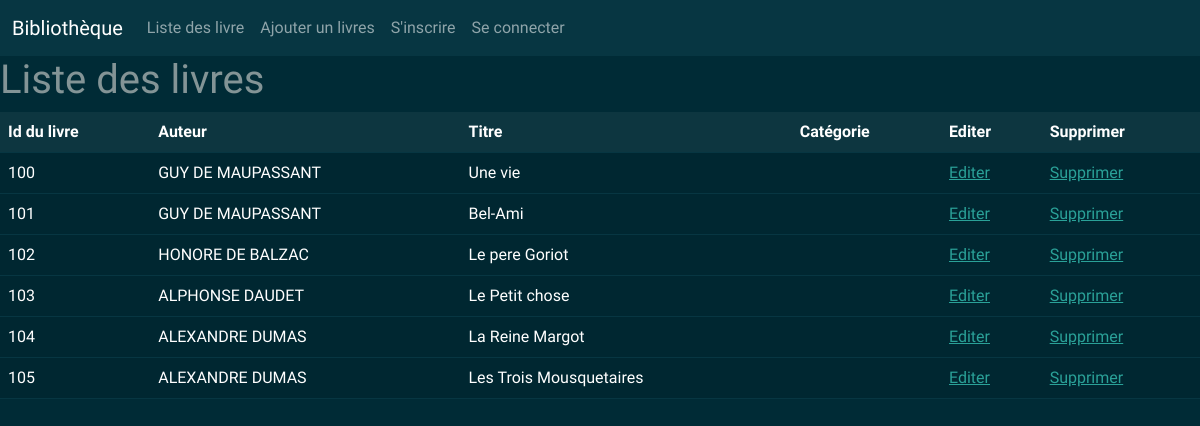
Screenshot of /bibliotheque/list_livre.php with the database file from the repository.
### tables this page shows
CREATE TABLE `livre` (
  `id_livre` int NOT NULL,
  `auteur` varchar(25) NOT NULL,
  `titre` varchar(30) NOT NULL,
  `categorie` varchar(100) NOT NULL
);

### bibliotheque/list_livre.php (the view, shortened to what this page needs)
<?php
include "pdo.php";
try {
    $sql = 'SELECT * FROM livre';
    $statement = $pdo->query($sql);
    $livres = $statement->fetchAll();
} catch (PDOException $e) {
    echo $e->getMessage();
}
?>
<!DOCTYPE html>
<html lang="en">
<head>
    <link rel="stylesheet" href="https://bootswatch.com/5/solar/bootstrap.min.css">
    <link rel="stylesheet" href="style.css">
</head>
<body>
    <?php include('header.php') ?>
    <main>
        <h1 class="TitrePage">Liste des livres</h1>
        <table class="table table-hover">
            <thead>
                <tr>
                    <th scope="col">Id du livre</th>
                    <th scope="col">Auteur</th>
                    <th scope="col">Titre</th>
                    <th scope="col">Catégorie</th>
                    <th scope="col">Editer</th>
                    <th scope="col">Supprimer</th>
                </tr>
            </thead>
            <tbody>
                <?php foreach ($livres as $livre) { ?>
                    <tr class="table-active">
                        <td> <?= $livre['id_livre']; ?></td>
                        <td><?= $livre['auteur']; ?></td>
                        <td><?= $livre['titre']; ?></td>
                        <td><?= $livre['categorie']; ?></td>
                        <td><a href="modifier.php?id_livre=<?= $livre['id_livre'] ?>">Editer</a></td>
                        <td><a href="supprimer.php?id_livre=<?= $livre['id_livre'] ?>">Supprimer</a></td>
                    </tr>
                <?php } ?>
            </tbody>
        </table>
    </main>
</body>
</html>

### bibliotheque/header.php (shortened to what this page needs)
<!DOCTYPE html>
<html lang="en">
<head>
  <link rel="stylesheet" href="https://bootswatch.com/5/solar/bootstrap.min.css">
  <link rel="stylesheet" href="style.css">
</head>
<?php
if (isset($_SESSION['connection']) && $_SESSION['connection'] === true) { ?>
<body>
  <nav class="navbar navbar-expand-lg bg-dark" data-bs-theme="dark">
    <div class="container-fluid">
      <a class="navbar-brand" href="index.php">Bibliothèque</a>
      <button class="navbar-toggler" type="button" data-bs-toggle="collapse" data-bs-target="#navbarColor02" aria-controls="navbarColor02" aria-expanded="false" aria-label="Toggle navigation">
        <span class="navbar-toggler-icon"></span>
      </button>
      <div class="collapse navbar-collapse" id="navbarColor02">
        <ul class="navbar-nav me-auto">
          <li class="nav-item">
          </li>
          <li class="nav-item">
            <a class="nav-link" href="list_livre.php">Liste des livre</a>
          </li>
          <li class="nav-item">
            <a class="nav-link" href="livre.php">Ajouter un livres</a>
          </li>
          <li class="nav-item">
            <a class="nav-link" href="deconnection.php">Deconnexion de <?php echo $_SESSION['nom'] ?></a>
          </li>
        </ul>
      </div>
    </div>
  </nav>
</body>
<?php }else { ?>
<body>
  <nav class="navbar navbar-expand-lg bg-dark" data-bs-theme="dark">
    <div class="container-fluid">
      <a class="navbar-brand" href="index.php">Bibliothèque</a>
      <div class="collapse navbar-collapse" id="navbarColor02">
        <ul class="navbar-nav me-auto">
          <li class="nav-item">
            <a class="nav-link" href="list_livre.php">Liste des livre</a>
          </li>
          <li class="nav-item">
            <a class="nav-link" href="livre.php">Ajouter un livres</a>
          </li>
          <li class="nav-item">
            <a class="nav-link" href="inscription.php">S'inscrire</a>
          </li>
          <li class="nav-item">
            <a class="nav-link" href="connection.php">Se connecter</a>
          </li>
        </ul>
      </div>
    </div>
  </nav>
</body>
<?php } ?>
</html>

### rows the page displays
livre: id_livre "100", auteur "GUY DE MAUPASSANT", titre "Une vie"
livre: id_livre "101", auteur "GUY DE MAUPASSANT", titre "Bel-Ami"
livre: id_livre "102", auteur "HONORE DE BALZAC", titre "Le pere Goriot"
livre: id_livre "103", auteur "ALPHONSE DAUDET", titre "Le Petit chose"
livre: id_livre "104", auteur "ALEXANDRE DUMAS", titre "La Reine Margot"
livre: id_livre "105", auteur "ALEXANDRE DUMAS", titre "Les Trois Mousquetaires"
